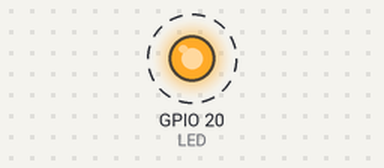
This program was run on a simulated ESP32-S3. Parts: output pins drawn as LEDs (lit = HIGH). Dashed ring = blinking.

Above: at 0.5 s.
Timing chart, 0 to 4.6 s (numbered marks = the images above):
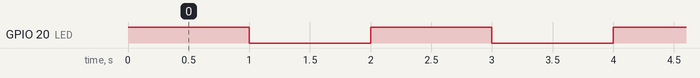

Measured:
- by itself, GPIO 20 (LED): alternates HIGH for 1.0 s and LOW for 1.0 s

The program:

main.cpp
```cpp
#include <Arduino.h>
#define LED 20
void setup() {
  pinMode(LED, OUTPUT);
}

// the loop function runs over and over again forever
void loop() {
  digitalWrite(LED, HIGH);  // turn the LED on (HIGH is the voltage level)
  delay(1000);                      // wait for a second
  digitalWrite(LED, LOW);   // turn the LED off by making the voltage LOW
  delay(1000);                      // wait for a second
}
```
